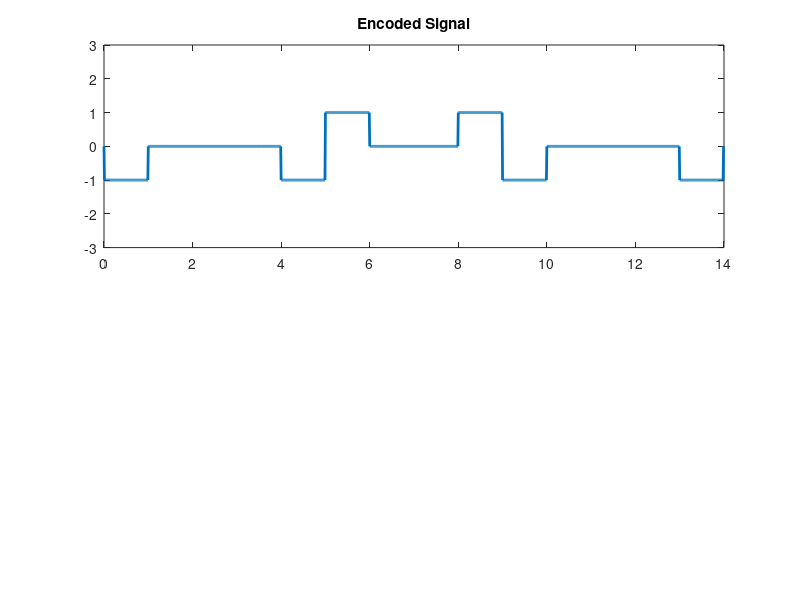

Write the MATLAB code that produced this figure.
clc;
clear all;
close all;
data = [1 0 0 0 0  0 0 0 0 1 0 0 0 0];
point = 100;
status = 1;% last non zero -> positive

%Encoded_Signal
%previous one : negative
% 0 -> 0
% 1 -> alternate of last non zero
one = 0;
cnt = 0;
encoded_signal = zeros(1,length(data)*point);
for i=1:length(data)
    if data(i) == 0
        cnt = cnt+1
    end
    if cnt == 4
        if mod(one,2)==0
          encoded_signal((i-4)*point+1:(i-3)*point) = -status;
          encoded_signal((i-1)*point+1:i*point) = -status;
          status = -status;
          one = one+2;
        else
          encoded_signal((i-1)*point+1:i*point) = status; 
          one = one+1;
        end
        cnt = 0;
    end
        
    if data(i) == 1
        cnt = 0;
        one = one+1;
        encoded_signal((i-1)*point+1:i*point) = -status;
        status = -status;
    end
end

size = 0:1/point:length(data)-1/point;


decoded_signal = zeros(1,length(data));

counter = 0;
lastbit = 1;

for i = 1:length(data)*point
  if (i/point)>counter
    counter = counter + 1;
    if encoded_signal(i)==lastbit
      result(counter-3:counter+4) = 0;
    else
      if(encoded_signal(i)==0)
        decoded_signal(counter) = 0;
      else
        decoded_signal(counter) = 1;
        lastbit = -lastbit;
      end
    end
  end
end

encoded_signal(1) = 0;
encoded_signal(length(data)*point) = 0;
subplot(2,1,1);
plot(size,encoded_signal,'linewidth',2);
title('Encoded Signal');
ylim([-3,3]);


    
decoded_signal